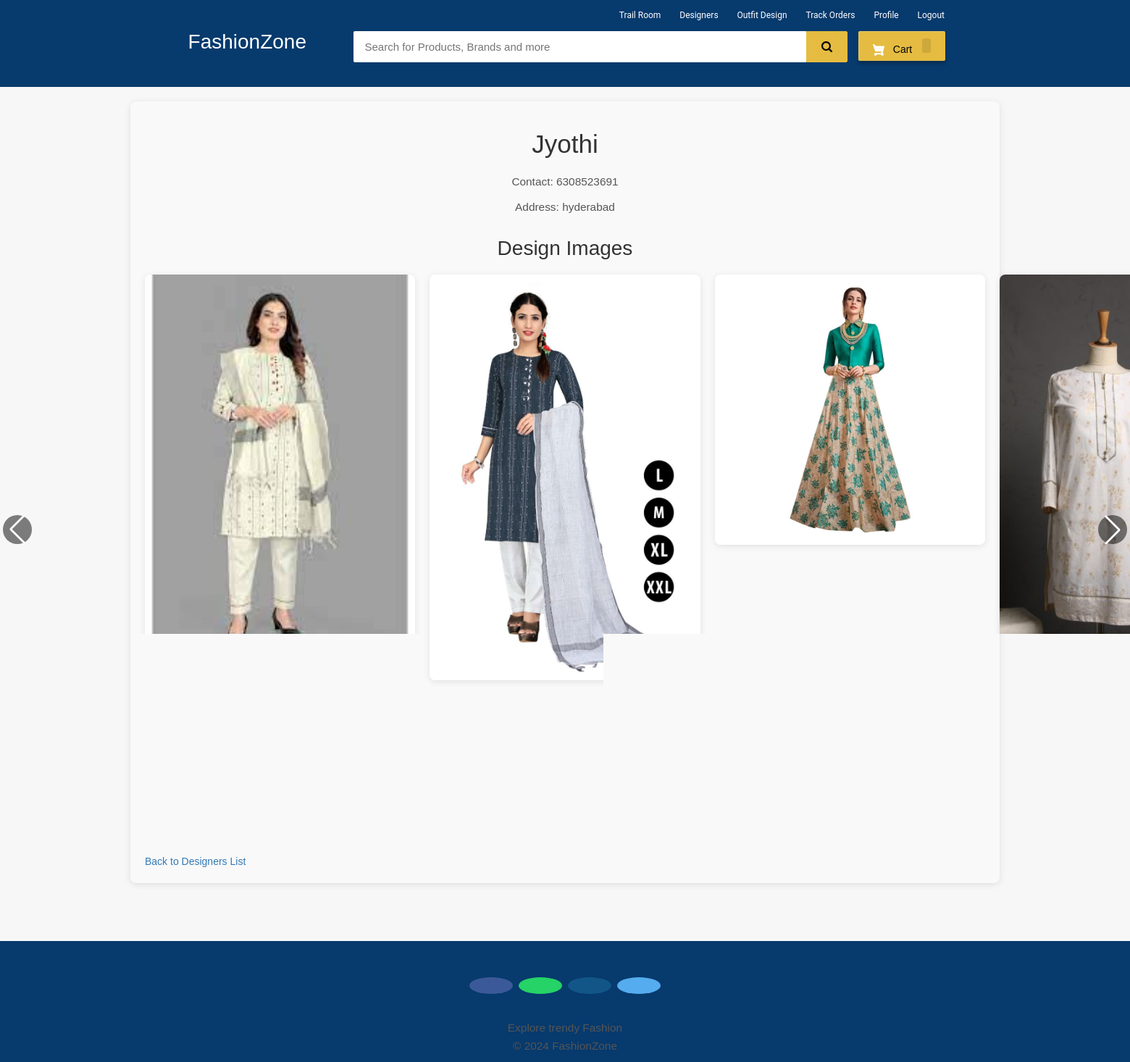
/designers/4/, run on the app's committed database.
### ecom/models.py (models this page shows, shortened)
class Designer(models.Model):
    name = models.CharField(max_length=100)
    contact = models.CharField(max_length=20)
    address = models.CharField(max_length=255)

class DesignerImage(models.Model):
    designer = models.ForeignKey(Designer, related_name='images', on_delete=models.CASCADE)
    image = models.ImageField(upload_to='designer_images/')

### ecom/views.py (the view)
# urls.py: path('designers/<int:pk>/', views.designer_detail, name='designer_detail'),
def designer_detail(request, pk):
    designer = get_object_or_404(Designer, pk=pk)
    images = designer.images.all()  # Retrieve all images for the designer
    for image in images:
        print(image.image)
    return render(request, 'ecom/designer_detail.html', {'designer': designer, 'images': images})

### templates/ecom/designer_detail.html (shortened to what this page needs)
{% extends 'ecom/customer_base.html' %}
{% load static %}
{% block content %}
<div class="designer-container">
    <h1>{{ designer.name }}</h1>
    <p>Contact: {{ designer.contact }}</p>
    <p>Address: {{ designer.address }}</p>
    <h2>Design Images</h2>
    {% if images %}
        <div class="swiper-container">
            <div class="swiper-wrapper">
                {% for image in images %}
                    <div class="swiper-slide">
                        <img src="/static/{{ image.image.url }}" alt="Design Image">
                    </div>
                {% endfor %}
            </div>
            <div class="swiper-button-next"></div>
            <div class="swiper-button-prev"></div>
        </div>
    {% else %}
        <p class="no-images">No design images available.</p>
    {% endif %}
    <a href="{% url 'designer_list' %}">Back to Designers List</a>
</div>
{% endblock content %}

### templates/ecom/customer_base.html (style rules this page uses)
body { background-color: #f7f7f7; }
p { text-align: center; }

### templates/ecom/designer_detail.html (style rules this page uses)
body, html { height: 100%; margin: 0; font-family: 'Arial', sans-serif; }
.designer-container { margin: 20px auto; max-width: 1200px; padding: 20px; background-color: #f9f9f9; border-radius: 8px; box-shadow: 0 2px 10px rgba(0, 0, 0, 0.1); }
h1 { font-size: 2.5em; color: #333; text-align: center; margin-bottom: 20px; }
p { font-size: 1.1em; color: #555; line-height: 1.6; text-align: center; }
h2 { font-size: 2em; color: #333; margin-top: 30px; margin-bottom: 15px; text-align: center; }
.swiper-container { width: 100%; height: 100%; margin-top: 20px; }
.swiper-slide img { width: 100%; height: auto; border-radius: 8px; box-shadow: 0 2px 10px rgba(0, 0, 0, 0.1); transition: transform 0.3s ease-in-out; }
.swiper-button-next, .swiper-button-prev { color: #fff; background-color: rgba(0, 0, 0, 0.5); border-radius: 50%; width: 40px; height: 40px; font-size: 2em; z-index: 10; }

### data on the page
Designer: name "Jyothi", contact "6308523691", address "hyderabad"
DesignerImage: image (picture)
DesignerImage: image (picture)
DesignerImage: image (picture)
DesignerImage: image (picture)
